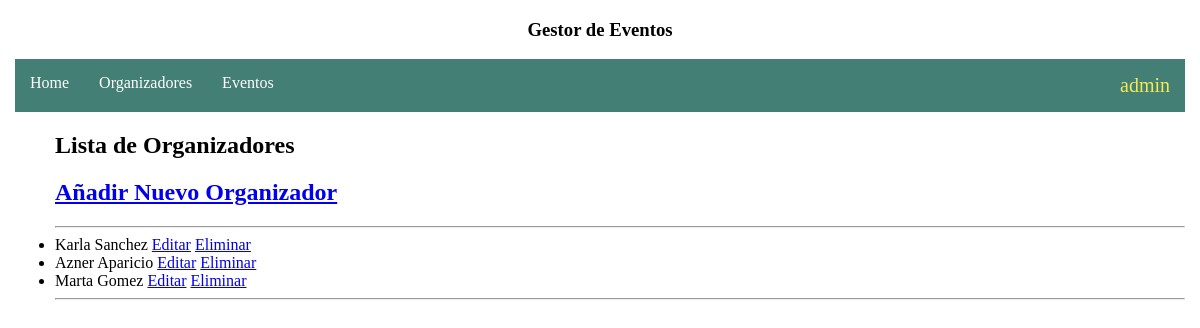
The app's page /gestor_eventos/organizadores/ (signed in) with its own data.
### eventos/models.py (models this page shows, shortened)
class organizador(models.Model):
    nombre_org = models.CharField(max_length=100)

### eventos/views.py (the view)
# urls.py: path("organizadores/", organizador_lista.as_view(), name = "lista_organizadores"),
class organizador_lista(ListView):
    model = organizador
    template_name = 'lista_organizadores.html'

### eventos/templates/lista_organizadores.html (shortened to what this page needs)
<!doctype html>
<html lang="en">
  <head>
  </head>
  <body>
    <h3>Gestor de Eventos</h3>
        <nav class="navbar">
        <ul>
            <li><a href="{% url 'eventosApp:pagina_principal' %}">Home</a></li>
            <li><a href="{% url 'eventosApp:lista_organizadores' %}">Organizadores</a></li>
            <li><a href="{% url 'eventosApp:lista_Eventos' %}">Eventos</a></li>
            <span>{{request.user}}</span>
        </ul>
        </nav>
    <ul>
        <h2>Lista de Organizadores</h2>
        <a href="{% url 'eventosApp:añadir_organizadores' %}"><h2>Añadir Nuevo Organizador</h2></a>
        <hr/>
        {% for organizador in object_list %}
            <li> {{organizador.nombre_org}} <a href="{% url 'eventosApp:editar_organizador' organizador.id%}">Editar</a> <a href="{% url 'eventosApp:borrar_organizador' organizador.id%}">Eliminar</a> </li>
        {% endfor %}
        <hr/>
    </ul>
  </body>
</html>

### eventos/templates/lista_organizadores.html (style rules this page uses)
body { margin: 15px; }
h3 { text-align: center; }
span { color: rgb(243, 235, 81); text-decoration: none; padding: 15px; display: block; text-align: right; font-size: 20px; }
.navbar ul { list-style-type: none; background-color: #437f74; padding: 0px; overflow: hidden; }
.navbar a { color: white; text-decoration: none; padding: 15px; display: block; text-align: center; }
.navbar li { float: left; }

### records on screen
organizador: nombre_org "Karla Sanchez"
organizador: nombre_org "Azner Aparicio"
organizador: nombre_org "Marta Gomez"

### other values on screen
{{ request.user }} "admin"
